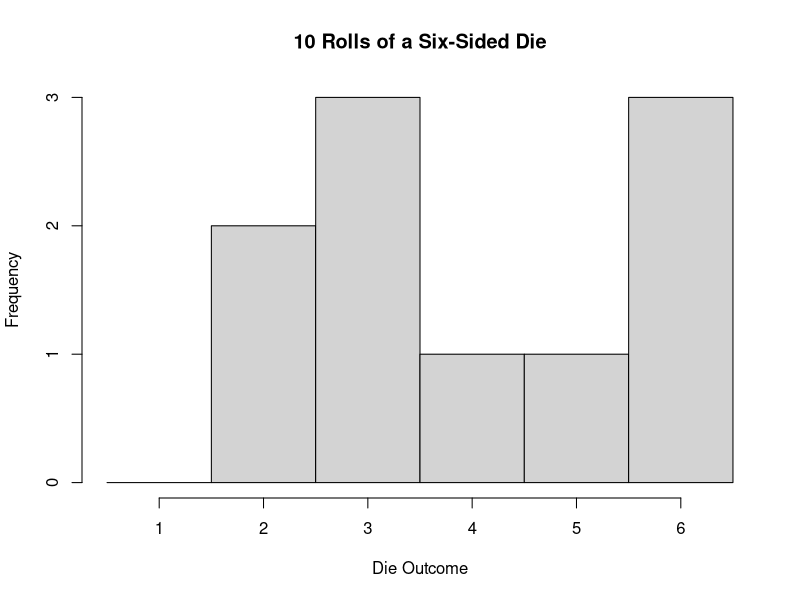
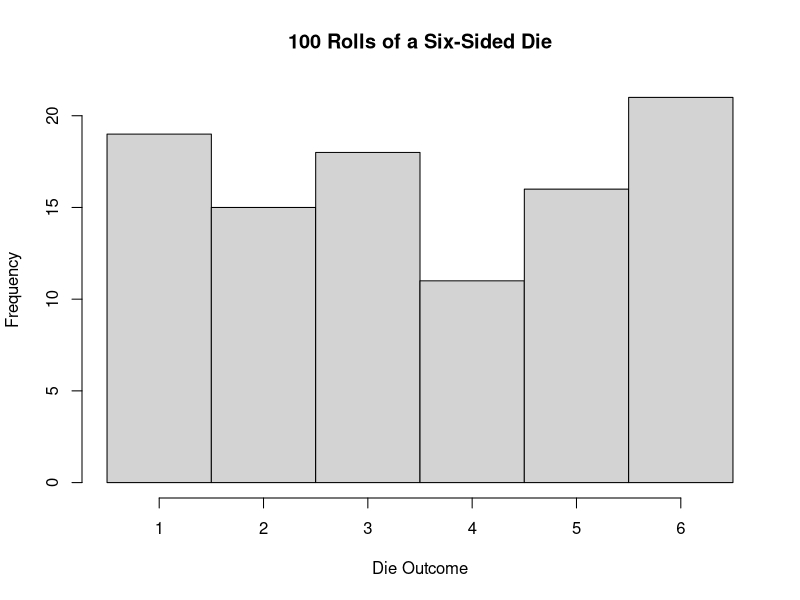
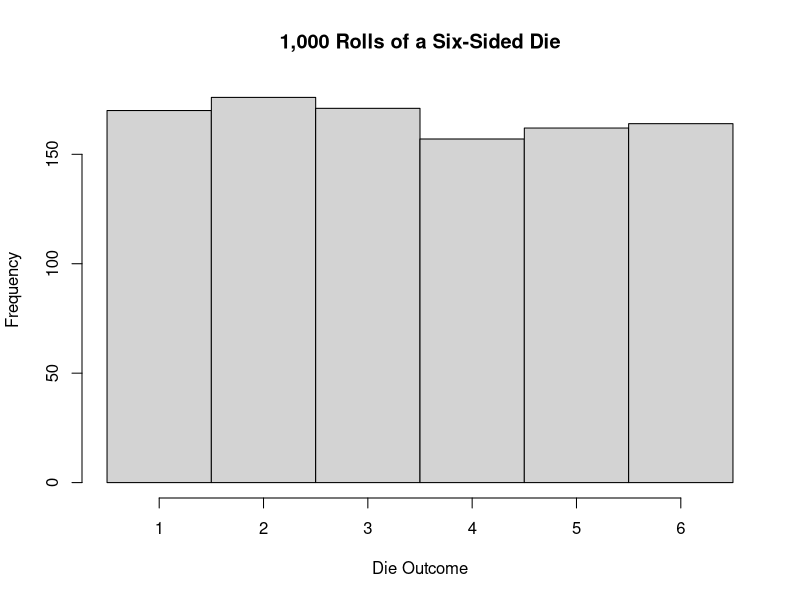
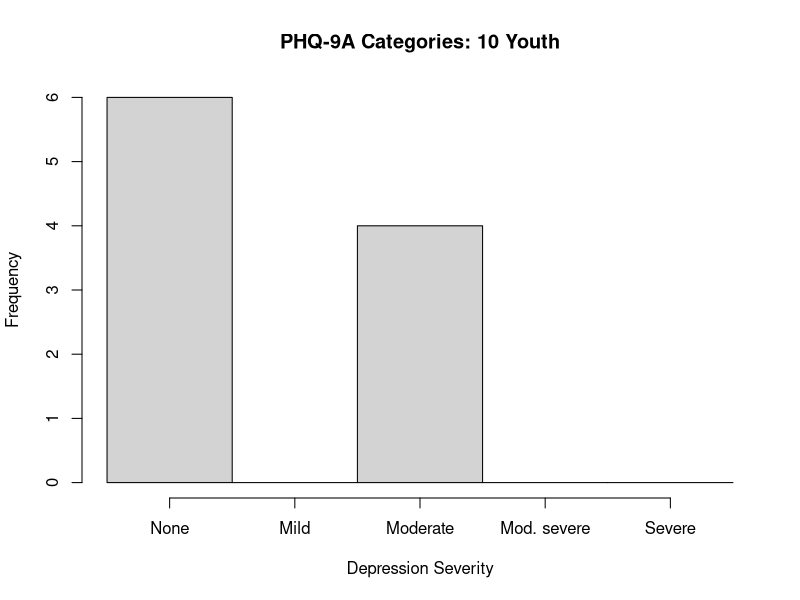
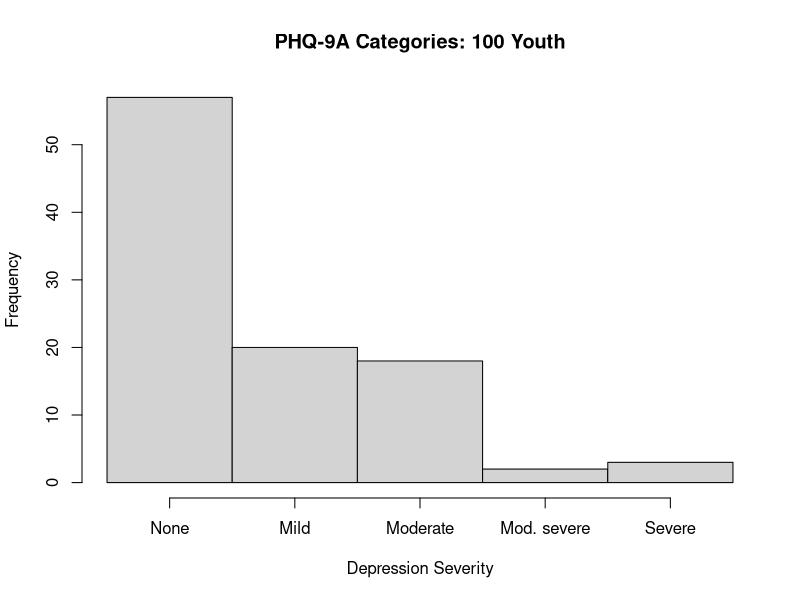
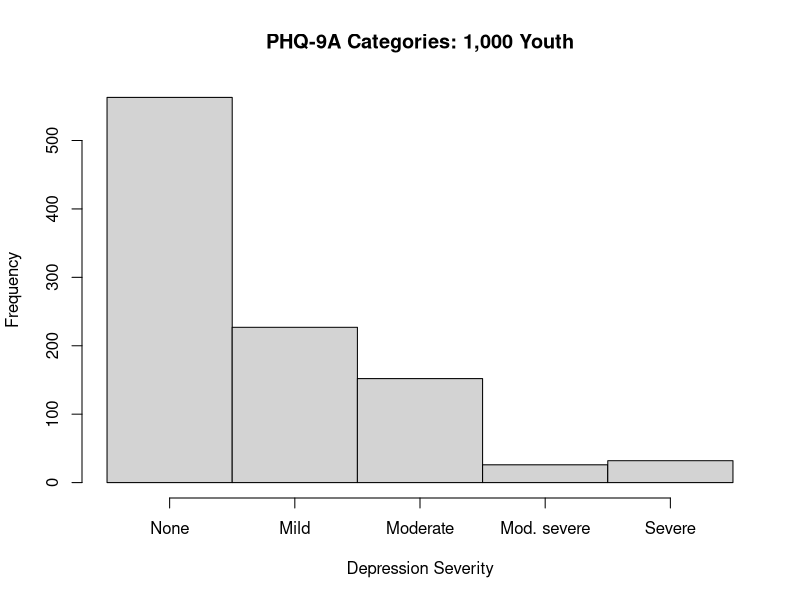

Here is the R script that generated these plots, in order:
## ---------------------------------------------------------
## Six-Sided Die Example: Random Sampling and Probability
## ---------------------------------------------------------

## We will use the sample() function to simulate rolling a
## fair six-sided die.
##
## The sample() function randomly selects values from a set of
## possible values that we provide.
##
## General form:
##
## sample(x, size, replace = TRUE)
##
## x       = the possible values that can be selected
## size    = how many random selections we want
## replace = whether a value can be selected more than once
##
## For our six-sided die:
##
## sample(1:6, size = 10, replace = TRUE)
##
## Here:
##
## x = 1:6            --> the six possible outcomes: 1, 2, 3, 4, 5, 6
## size = 10          --> roll the die 10 times
## replace = TRUE     --> after each roll, all six outcomes
##                       are possible again
##
## This makes each simulated roll independent of the previous roll.
##
## We will also use set.seed() before each simulation.
##
## sample() produces random results, so running the same sample()
## command again can produce a different random sample.
##
## set.seed() makes the random sample reproducible.
##
## We will set the seed separately for each example so that each
## section can be run independently and still produce the same results.


## ---------------------------------------------------------
## Probability
## ---------------------------------------------------------

## The basic probability formula is:
##
## P(A) = Number of favorable outcomes / Total number of possible outcomes
##
## For a fair six-sided die, each outcome is equally likely.
##
## For example:
##
## P(Rolling a 1) = 1 / 6 = 0.167 = 16.7%
## P(Rolling a 2) = 1 / 6 = 0.167 = 16.7%
## P(Rolling a 3) = 1 / 6 = 0.167 = 16.7%
## P(Rolling a 4) = 1 / 6 = 0.167 = 16.7%
## P(Rolling a 5) = 1 / 6 = 0.167 = 16.7%
## P(Rolling a 6) = 1 / 6 = 0.167 = 16.7%
##
## The theoretical probability is approximately 16.7% for
## EVERY individual outcome on EVERY roll.
##
## However, this does not mean that every sample will contain
## exactly 16.7% of each number.
##
## Random chance creates sampling variability.
##
## With a small number of rolls, the observed proportions may
## differ substantially from the theoretical probabilities.
##
## As the number of rolls increases, we generally expect the
## observed proportions to get closer to the theoretical
## probability of 1/6 for each outcome.


## ---------------------------------------------------------
## 10 Die Rolls
## ---------------------------------------------------------

## Set the seed so this particular simulation is reproducible.
set.seed(123)

rolls_10 <- sample(1:6,
                   size = 10,
                   replace = TRUE)

## View all 10 rolls.
rolls_10

## Count how many times each number was rolled.
table(rolls_10)

## Calculate the observed proportions.
prop.table(table(rolls_10))

## We know:
##
## P(1) = 1/6
## P(2) = 1/6
## P(3) = 1/6
## P(4) = 1/6
## P(5) = 1/6
## P(6) = 1/6
##
## But with only 10 rolls, random chance can have a large effect.
##
## For example, one number might appear several times while another
## number might not appear at all.
##
## This does NOT mean that the die is necessarily unfair.
##
## Small samples tend to show more sampling variability.

hist(rolls_10,
     breaks = seq(0.5, 6.5, by = 1),
     xaxt = "n",
     main = "10 Rolls of a Six-Sided Die",
     xlab = "Die Outcome")

axis(1,
     at = 1:6,
     labels = 1:6)



## ---------------------------------------------------------
## 100 Die Rolls
## ---------------------------------------------------------

## Set the seed so this simulation is independently reproducible.
set.seed(123)

rolls_100 <- sample(1:6,
                    size = 100,
                    replace = TRUE)

## Count how many times each number was rolled.
table(rolls_100)

## Calculate the observed proportions.
prop.table(table(rolls_100))

## The theoretical probabilities have NOT changed:
##
## P(1) = P(2) = P(3) = P(4) = P(5) = P(6) = 1/6
##
## Each outcome still has approximately a 16.7% probability
## on every individual roll.
##
## With 100 rolls, some random variation will still occur.
##
## However, we generally expect the observed proportions to
## be closer to 1/6 for each outcome than they were with
## only 10 rolls.

hist(rolls_100,
     breaks = seq(0.5, 6.5, by = 1),
     xaxt = "n",
     main = "100 Rolls of a Six-Sided Die",
     xlab = "Die Outcome")

axis(1,
     at = 1:6,
     labels = 1:6)


## ---------------------------------------------------------
## 1,000 Die Rolls
## ---------------------------------------------------------

## Set the seed so this simulation is independently reproducible.
set.seed(123)

rolls_1000 <- sample(1:6,
                     size = 1000,
                     replace = TRUE)

## Count how many times each number was rolled.
table(rolls_1000)

## Calculate the observed proportions.
prop.table(table(rolls_1000))

## Again:
##
## P(1) = P(2) = P(3) = P(4) = P(5) = P(6) = 1/6
##
## With 1,000 rolls, we would expect each number to appear
## approximately:
##
## 1000 x (1/6) = 166.7 times
##
## We should NOT expect every number to appear exactly
## 166 or 167 times.
##
## However, with 1,000 rolls, the observed proportions will
## generally be much closer to the theoretical probability
## of approximately 16.7% for each outcome.
##
## As sample size increases, the observed proportions tend to
## become more stable and closer to the true probabilities.

hist(rolls_1000,
     breaks = seq(0.5, 6.5, by = 1),
     xaxt = "n",
     main = "1,000 Rolls of a Six-Sided Die",
     xlab = "Die Outcome")

axis(1,
     at = 1:6,
     labels = 1:6)

## ---------------------------------------------------------
## PHQ-9A Example: Random Sampling and Probability
## ---------------------------------------------------------

## Now let's apply the same probability concepts to a
## psychology-related example.
##
## Jenkins et al. (2023) studied 75 middle school students
## in Southern California and reported the following
## PHQ-9A depression severity categories:
##
## None               = 56.0%
## Mild               = 22.6%
## Moderate           = 16.0%
## Moderately severe  =  2.7%
## Severe             =  2.7%
##
## Unlike a fair six-sided die, these five possible outcomes
## do NOT have equal probabilities.
##
## We can use sample() again, but this time we will use
## the prob = argument to tell R how likely each outcome is.


## ---------------------------------------------------------
## Probability
## ---------------------------------------------------------

## The possible outcomes are:
##
## "None"
## "Mild"
## "Moderate"
## "Moderately severe"
## "Severe"
##
## The probabilities are:
##
## P(None)              = 0.560
## P(Mild)              = 0.226
## P(Moderate)          = 0.160
## P(Moderately severe) = 0.027
## P(Severe)            = 0.027
##
## Notice:
##
## .560 + .226 + .160 + .027 + .027 = 1.00
##
## When we use sample(), the probabilities must correspond
## to the outcomes in the same order.
##
## We will use set.seed() before each simulation so that each
## example can be reproduced independently.


## ---------------------------------------------------------
## Random Sample of 10 Youth
## ---------------------------------------------------------

set.seed(123)

phq_10 <- sample(c("None",
                   "Mild",
                   "Moderate",
                   "Moderately severe",
                   "Severe"),
                 size = 10,
                 replace = TRUE,
                 prob = c(.560, .226, .160, .027, .027))

## View all 10 observations.
phq_10

## Count the number of youth in each category.
table(phq_10)

## Calculate the observed proportions.
prop.table(table(phq_10))

## With only 10 observations, random chance can have
## a large effect.
##
## Some categories may appear more often than expected.
##
## Categories with low probabilities may not appear at all.
##
## This does NOT mean that their probability is zero.
##
## Small samples tend to show more sampling variability.

hist(as.numeric(factor(phq_10,
                       levels = c("None",
                                  "Mild",
                                  "Moderate",
                                  "Moderately severe",
                                  "Severe"))),
     breaks = c(0.5, 1.5, 2.5, 3.5, 4.5, 5.5),
     xaxt = "n",
     main = "PHQ-9A Categories: 10 Youth",
     xlab = "Depression Severity")


axis(1,
     at = 1:5,
     labels = c("None",
                "Mild",
                "Moderate",
                "Mod. severe",
                "Severe"))


## ---------------------------------------------------------
## Random Sample of 100 Youth
## ---------------------------------------------------------

set.seed(123)

phq_100 <- sample(c("None",
                    "Mild",
                    "Moderate",
                    "Moderately severe",
                    "Severe"),
                  size = 100,
                  replace = TRUE,
                  prob = c(.560, .226, .160, .027, .027))

## Count the number of youth in each category.
table(phq_100)

## Calculate the observed proportions.
prop.table(table(phq_100))

## The probabilities have NOT changed:
##
## None               = 56.0%
## Mild               = 22.6%
## Moderate           = 16.0%
## Moderately severe  =  2.7%
## Severe             =  2.7%
##
## If we randomly sampled 100 youth using these probabilities,
## we would expect approximately:
##
## None               --> 100 x .560 = 56
## Mild               --> 100 x .226 = 22.6
## Moderate           --> 100 x .160 = 16
## Moderately severe  --> 100 x .027 = 2.7
## Severe             --> 100 x .027 = 2.7
##
## We should NOT expect these exact counts.
##
## Random sampling still produces variability.

hist(as.numeric(factor(phq_100,
                       levels = c("None",
                                  "Mild",
                                  "Moderate",
                                  "Moderately severe",
                                  "Severe"))),
     breaks = c(0.5, 1.5, 2.5, 3.5, 4.5, 5.5),
     xaxt = "n",
     main = "PHQ-9A Categories: 100 Youth",
     xlab = "Depression Severity")

axis(1,
     at = 1:5,
     labels = c("None",
                "Mild",
                "Moderate",
                "Mod. severe",
                "Severe"))


## ---------------------------------------------------------
## Random Sample of 1,000 Youth
## ---------------------------------------------------------

set.seed(123)

phq_1000 <- sample(c("None",
                     "Mild",
                     "Moderate",
                     "Moderately severe",
                     "Severe"),
                   size = 1000,
                   replace = TRUE,
                   prob = c(.560, .226, .160, .027, .027))

## Count the number of youth in each category.
table(phq_1000)

## Calculate the observed proportions.
prop.table(table(phq_1000))

## If we randomly sampled 1,000 youth using these probabilities,
## we would expect approximately:
##
## None               --> 1000 x .560 = 560
## Mild               --> 1000 x .226 = 226
## Moderate           --> 1000 x .160 = 160
## Moderately severe  --> 1000 x .027 = 27
## Severe             --> 1000 x .027 = 27
##
## We still should not expect these exact counts.
##
## However, with 1,000 observations, the observed proportions
## will generally be closer to the probabilities used to
## generate the data.
##
## As sample size increases, observed proportions generally
## become more stable.

hist(as.numeric(factor(phq_1000,
                       levels = c("None",
                                  "Mild",
                                  "Moderate",
                                  "Moderately severe",
                                  "Severe"))),
     breaks = c(0.5, 1.5, 2.5, 3.5, 4.5, 5.5),
     xaxt = "n",
     main = "PHQ-9A Categories: 1,000 Youth",
     xlab = "Depression Severity")

axis(1,
     at = 1:5,
     labels = c("None",
                "Mild",
                "Moderate",
                "Mod. severe",
                "Severe"))
